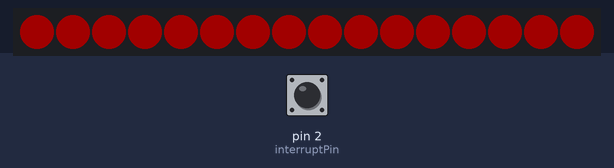
Recording of a sketch running on a simulated Arduino Uno, built with avr-gcc and run on an emulated ATmega328P. On the bench: 16 RGB LEDs in strip order, left to right. The test bench sets the inputs (shaded band); at power-on: pin 2 (interruptPin) HIGH. Dim RGB values are drawn brighter than linear.

Above: at 1.2 s.
1.3 s: pin 2 (interruptPin) pulled LOW for 0.15 s
2.0 s: pin 2 (interruptPin) pulled LOW for 1 s
3.6 s: pin 2 (interruptPin) pulled LOW for 0.15 s
At 4.12 s:
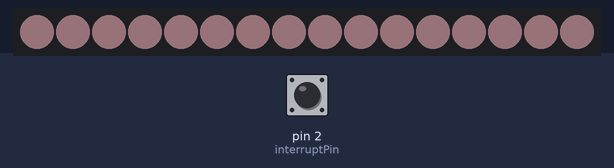
At 7.78 s:
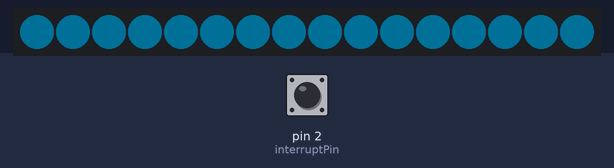

The sketch:

testLED_strip_mod_interrupt.ino
```cpp
#include "FastLED.h"

// ***** LUMENATI STRIP VARIABLES *******
//Number of LEDs
#define NUM_LEDS 16

//Define our clock and data lines for the lumenati strip
#define DATA_PIN 7
#define CLOCK_PIN 6

#define WAIT 20
#define MAXBRIGHTNESS 100
#define MINBRIGHTNESS 10

//Create the LED array
CRGB leds[NUM_LEDS];

// ******** Cycle Variables *********
const byte interruptPin = 2;
volatile byte state = LOW;
int modButtonCycle = 0;
const int maxCycles = 4;

// Interrupt debounce variable
static unsigned long last_interrupt_time = 0;

void setup() {

  //Tell FastLED what we're using. Note "BGR" where you might normally find "RGB".
  //This is just to rearrange the order to make all the colors work right.
  FastLED.addLeds<APA102, DATA_PIN, CLOCK_PIN, BGR>(leds, NUM_LEDS);

  //Set global brightness
  FastLED.setBrightness(0);

  pinMode(interruptPin, INPUT_PULLUP);
  attachInterrupt(digitalPinToInterrupt(interruptPin), cycle, RISING);
}

void loop() {
  if (modButtonCycle == 0)
  {
    glowRed(MINBRIGHTNESS, MAXBRIGHTNESS);
  }
  else if (modButtonCycle == 1) {
    glowGreen(MINBRIGHTNESS, MAXBRIGHTNESS);
  }
  else if (modButtonCycle == 2) {
    glowPink(MINBRIGHTNESS, MAXBRIGHTNESS);
  }
  else {
    glowBlue(MINBRIGHTNESS, MAXBRIGHTNESS);
  }
  delay(WAIT);
}

// ******** SUB FUNCTIONS ***************

// Interrupt function to change the "cycle"
void cycle() {
  unsigned long interrupt_time = millis();

  if (interrupt_time - last_interrupt_time > 500)
  {
    Serial.println(modButtonCycle);
    if (modButtonCycle < maxCycles - 1) {
      modButtonCycle++;
    }
    else {
      modButtonCycle = 0;

    }
  }
  last_interrupt_time = interrupt_time;
}

// ***** COLOR GLOWING FUNCTIONS BELOW ********

// glow red function
void glowRed(int minBrightness, int maxBrightness) {
  // turn all LEDs on
  //Set global brightness
  FastLED.setBrightness(0);

  for (int led = 0; led < NUM_LEDS; led++) {
    leds[led] = CRGB::Maroon;
  }
  FastLED.show();

  // glowing UP
  for (int t = minBrightness; t < maxBrightness; t++) {
    FastLED.setBrightness(t);
    FastLED.show();
    delay(WAIT);
  }

  // glowing DOWN
  for (int t = maxBrightness; t > minBrightness; t--) {
    FastLED.setBrightness(t);
    FastLED.show();
    delay(WAIT);
  }
}

// glow pink function
void glowPink(int minBrightness, int maxBrightness) {
  // turn all LEDs on
  //Set global brightness
  FastLED.setBrightness(0);

  for (int led = 0; led < NUM_LEDS; led++) {
    leds[led] = CRGB::Pink;
  }
  FastLED.show();

  // glowing UP
  for (int t = minBrightness; t < maxBrightness; t++) {
    FastLED.setBrightness(t);
    FastLED.show();
    delay(WAIT);
  }

  // glowing DOWN
  for (int t = maxBrightness; t > minBrightness; t--) {
    FastLED.setBrightness(t);
    FastLED.show();
    delay(WAIT);
  }
}

// glow blue function
void glowBlue(int minBrightness, int maxBrightness) {
  // turn all LEDs on
  //Set global brightness
  FastLED.setBrightness(0);

  for (int led = 0; led < NUM_LEDS; led++) {
    leds[led] = CRGB::DeepSkyBlue;
  }
  FastLED.show();

  // glowing UP
  for (int t = minBrightness; t < maxBrightness; t++) {
    FastLED.setBrightness(t);
    FastLED.show();
    delay(WAIT);
  }

  // glowing DOWN
  for (int t = maxBrightness; t > minBrightness; t--) {
    FastLED.setBrightness(t);
    FastLED.show();
    delay(WAIT);
  }
}

// glow green function
void glowGreen(int minBrightness, int maxBrightness) {
  // turn all LEDs on
  //Set global brightness
  FastLED.setBrightness(0);

  for (int led = 0; led < NUM_LEDS; led++) {
    leds[led] = CRGB::Green;
  }
  FastLED.show();

  // glowing UP
  for (int t = minBrightness; t < maxBrightness; t++) {
    FastLED.setBrightness(t);
    FastLED.show();
    delay(WAIT);
  }

  // glowing DOWN
  for (int t = maxBrightness; t > minBrightness; t--) {
    FastLED.setBrightness(t);
    FastLED.show();
    delay(WAIT);
  }
}
```

Measured:
- after the input at 3.6 s, the LEDs: first differ from a run without the input after 4.0 s (image 2)
